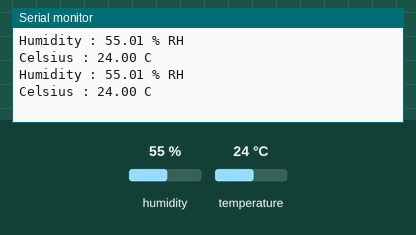
Recording of a sketch running on a simulated ESP8266 (NodeMCU). On the bench: the last lines printed to the serial monitor. Wiring (inferred from the names in the program): HTU21/Si7021 sensor at I2C address 0x40. The inputs (shaded band) are chosen by the test bench; at power-on: humidity 55 %, temperature 24 °C.

Above: at 11.0 s.
11.1 s: humidity set to 22 %
At 21.1 s:
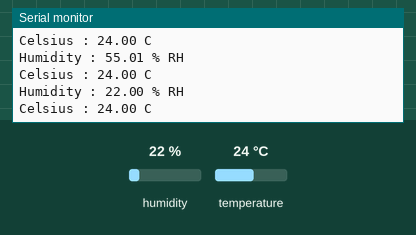
21.3 s: temperature set to 12 °C
At 31.3 s:
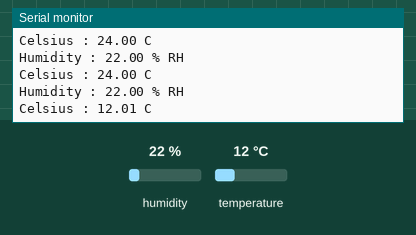
31.5 s: humidity set to 40 %
At 42.3 s:
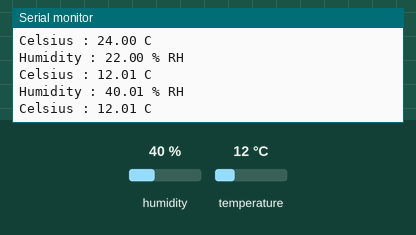
Timing chart, 0 to 43.8 s (numbered marks = the images above; inputs shaded):
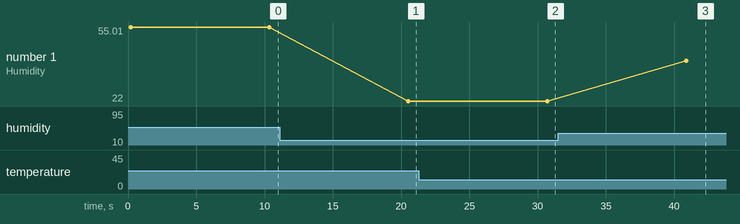

Measured:
- after the input at 11.1 s, the serial monitor: prints a new line after 9.4 s (image 1)
- after the input at 21.3 s, the serial monitor: prints a new line after 9.4 s (image 2)
- after the input at 31.5 s, the serial monitor: prints a new line after 9.4 s (image 3)
- plotted number 1: 55.01 → 22 after the input at 11.1 s, 22 → 40.01 after the input at 31.5 s

The sketch:

test_si7021.ino
```cpp
/* Si7021 sensor reading without library
 *  Datasheet:      https://www.silabs.com/documents/public/data-sheets/Si7021-A20.pdf
 */

 /******************************I2C COMMAND TABLE*****************************
  * Measure Relative Humidity, Hold Master Mode         0xE5
  * Measure Relative Humidity, No Hold Master Mode      0xF5
  * Measure Temperature, Hold Master Mode               0xE3
  * Measure Temperature, No Hold Master Mode            0xF3
  * Read Temperature Value from Previous RH Measurement 0xE0
  * Reset                                               0xFE
  * Write RH/T User Register 1                          0xE6
  * Read RH/T User Register 1                           0xE7
  * Write Heater Control Register                       0x51
  * Read Heater Control Register                        0x11
  * Read Electronic ID 1st Byte                         0xFA 0x0F
  * Read Electronic ID 2nd Byte                         0xFC 0xC9
  * Read Firmware Revision                              0x84 0xB8
  *
  * source datasheet
  */

// This library allows you to communicate with I2C / TWI devices.
#include <Wire.h>

// SI7021 I2C address is 0x40(64)
#define si7021Addr 0x40

// data pins for i2c, can be anything for ESP8266
// for Arduino:
// Board              I2C / TWI pins
// Uno, Ethernet      A4 (SDA),   A5 (SCL)
// Mega2560           20 (SDA),   21 (SCL)
// Leonardo            2 (SDA),    3 (SCL)
// Due                20 (SDA),   21 (SCL)

#define SDA     22
#define SCL     23
#define LED_R   13
#define LED_G   14
#define LED_B   15
#define RELAY   25
#define LEDSTR1 16
#define LEDSTR2 17
#define LEDSTR3 18
#define LEDSTR4 19
#define SW      21
#define GPIO26  26
#define GPIO27  27
#define GPIO32  32
#define GPIO33  33
#define GPIO34  34
#define GPIO35  35

// function for reading values into a array of unsigned int data[2]
// from the Si7021 with a specific i2c address si7021Addr=0x40
// with one of the commands listed above. Function body at the end of this sketch
void getSiData(unsigned int *_ret_data, byte _i2c_command);

void setup()
{
  // Initiate the Wire library and join the I2C bus
  Wire.begin(SDA,SCL);

  Serial.begin(115200);

  //reset sensor by sending 0xFE command to the Si7021 address
  Wire.beginTransmission(si7021Addr);
  Wire.write(0xFE); // Write reset command
  Wire.endTransmission();
  delay(15); // Default = 15ms


}

void loop()
{
  //sensor returns 2 bytes via I2C. It will be converted to temperature or humidity later
  unsigned int data[2];

  //Send humidity measurement command and get response into the array 'data'
  getSiData(data, 0xE5);

  // Convert the data
  float humidity  = ((data[0] * 256.0) + data[1]);
  humidity = ((125 * humidity) / 65536.0) - 6;

  // Send temperature measurement command
  getSiData(data, 0xE3);

  /* re-use temperature already measured by humidity measurement some milliseconds before command -> E0
    *getSiData(data, 0xE0);
    *
    *However, does not report valid results
    *
    *Datasheet:
    *Each time a relative humidity measurement is made a temperature measurement is also made for the purposes of
    *temperature  compensation  of  the  relative  humidity  measurement.  If  the  temperature  value  is  required,
    *it  can  be read  using  command  0xE0;  this  avoids  having  to  perform  a  second  temperature  measurement.
    *The  measure temperature  commands 0xE3  and  0xF3  will  perform  a  temperature measurement  and  return  the
    *measurement value, command 0xE0 does not perform a measurement but returns the temperature value measured during the
    *relative humidity measurement.

  */

  // Convert the data
  float temp  = ((data[0] * 256.0) + data[1]);
  float celsTemp = ((175.72 * temp) / 65536.0) - 46.85;
  float fahrTemp = celsTemp * 1.8 + 32;

  // Output data to serial monitor
  Serial.print("Humidity : ");
  Serial.print(humidity);
  Serial.println(" % RH");
  Serial.print("Celsius : ");
  Serial.print(celsTemp);
  Serial.println(" C");
  delay(10000);
}


void getSiData(unsigned int *_ret_data, byte _i2c_command)
{

  // start i2c communication
  Wire.beginTransmission(si7021Addr);
  //send i2c command to sensor
  Wire.write(_i2c_command);
  // we are done with our transmission...close i2c communication
  Wire.endTransmission();
  delay(85);

  // Request 2 bytes of data
  Wire.requestFrom(si7021Addr, 2);
  // Read 2 bytes of data and save it to _ret_data which points to 'data[2]'
  if(Wire.available() == 2)
  {
    _ret_data[0] = Wire.read();
    _ret_data[1] = Wire.read();
  }
}
```
